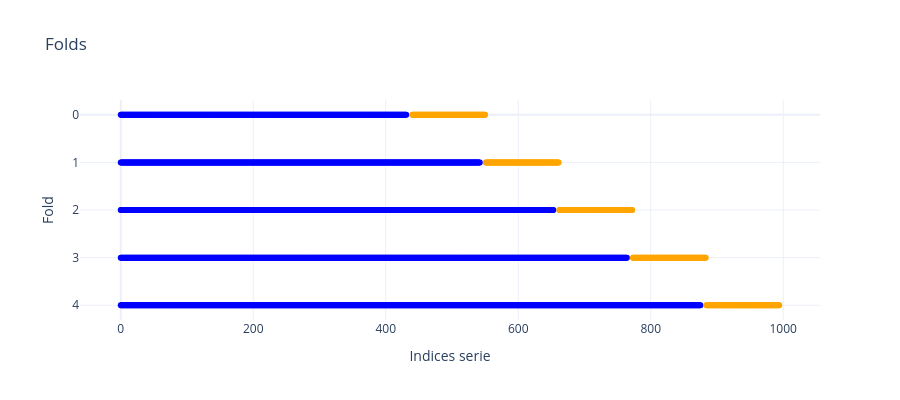

Write notebook code for a chart like this one.
### Code cell
# se muestra de forma visual como funcionan los folds
# si no se define el tamaño de test, en la primera iteracion se toma igual cantidad de datos para train que para test
# por eso se toman los folds de prueba como de la longitud de datos de validación
size_test = len(val_data)
gap = 8 # distancia (cantidad de observaciones) que se deja entre train y test
tscv = TimeSeriesSplit(test_size=size_test, gap=gap)

folds, indexes, types = [], [], []

for fold_idx, (train_idx, test_idx) in enumerate(tscv.split(scaled_data_folds)):
    folds.extend([fold_idx] * len(train_idx)) 
    indexes.extend(train_idx)
    types.extend(['Train'] * len(train_idx))

    folds.extend([fold_idx] * len(test_idx))
    indexes.extend(test_idx)
    types.extend(['Test'] * len(test_idx))

# figura con plotly
fig = go.Figure()

# data train
fig.add_trace(go.Scatter(
    x=indexes, y=folds,
    mode='markers',
    marker=dict(color=['blue' if t == 'Train' else 'orange' for t in types], size=6),
    text=types,
    hovertemplate='Index: %{x}<br> Fold: %{y}<br> Tipo: %{text}<extra></extra>'
))

fig.update_layout(
    title='Folds',
    xaxis_title='Indices serie',
    yaxis_title='Fold',
    yaxis=dict(autorange='reversed'),
    legend_title='Tipo de conjunto',
    template='plotly_white',
    height=400
)
fig.show()

### Figure 1 — Plotly figure (JSON) as saved in the notebook; plotly's stock layout.template omitted (floating-point values rounded to 4 significant figures; data arrays with more than 128 entries replaced by an {"elided": "..."} marker saying what was removed)
{"data": [{"hovertemplate": "Index: %{x}<br> Fold: %{y}<br> Tipo: %{text}<extra></extra>", "marker": {"color": {"elided": "3825 str values"}, "size": 6}, "mode": "markers", "text": {"elided": "3825 str values"}, "type": "scatter", "x": {"elided": "3825 int values"}, "y": {"elided": "3825 int values"}}], "layout": {"height": 400, "legend": {"title": {"text": "Tipo de conjunto"}}, "title": {"text": "Folds"}, "xaxis": {"title": {"text": "Indices serie"}}, "yaxis": {"autorange": "reversed", "title": {"text": "Fold"}}}}
